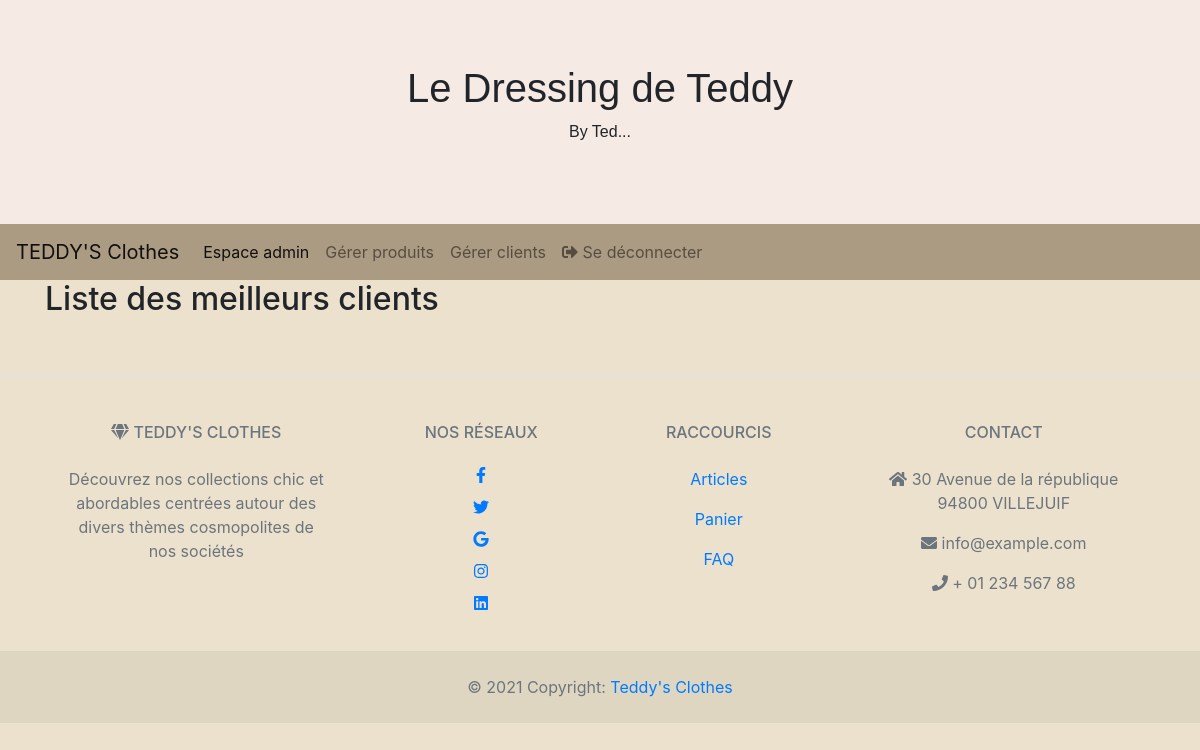
/indexAdmin.php, run on an earlier commit of the app's database.
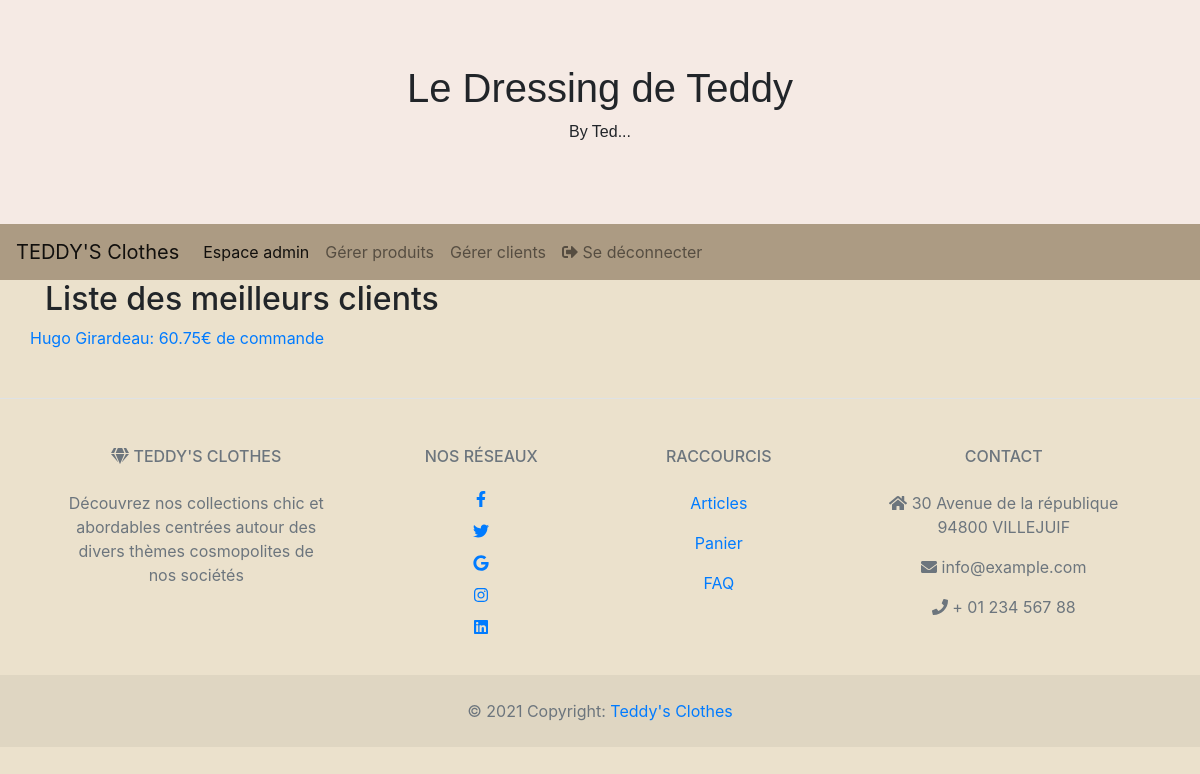
And on a later commit of the database.
### tables this page shows
CREATE TABLE IF NOT EXISTS `utilisateur` (
  `id` int(11) NOT NULL AUTO_INCREMENT,
  `nom` varchar(30) NOT NULL,
  `prenom` varchar(30) NOT NULL,
  `mail` varchar(50) NOT NULL,
  `mdp` varchar(50) NOT NULL,
  `date` date NOT NULL,
  `tel` varchar(10) NOT NULL,
  `idadresse` int(11) NOT NULL,
  PRIMARY KEY (`id`),
  KEY `idadresse` (`idadresse`)
);

### indexAdmin.php (the view, shortened to what this page needs)
<html>
<head>
  <link rel="stylesheet" href="page_accueil.css">
 </head>
 <?php
  include 'config/connect.php';
  include("head.php");
  include('barre_menu_admin.php');
  ?>
  <div class="container">
    <h2>Liste des meilleurs clients</h2>
    <?php
    $sql= "SELECT SUM(prixTotal) AS sum, idclient FROM commande GROUP BY idclient ORDER BY SUM(prixTotal) DESC";
    if ($result = $conn->query($sql)){
        while ($obj = $result->fetch_object()){
            echo "<div class='row'>";
            $sql2= "SELECT * FROM utilisateur WHERE id=".$obj->idclient;
            if ($result2 = $conn->query($sql2)){
                while ($obj2 = $result2->fetch_object()){
                    echo "<a href='modificerClient?id".$obj->idclient."'>".$obj2->prenom." ".$obj2->nom.": ".$obj->sum."€ de commande</a>";
                }
            }
            echo "</div>";
        }
    }
    echo '</div>';
    ?>
</html>

What changed in the data, as far as the page shows it:
added utilisateur: prenom "Hugo", nom "Girardeau", sum "60.75"
